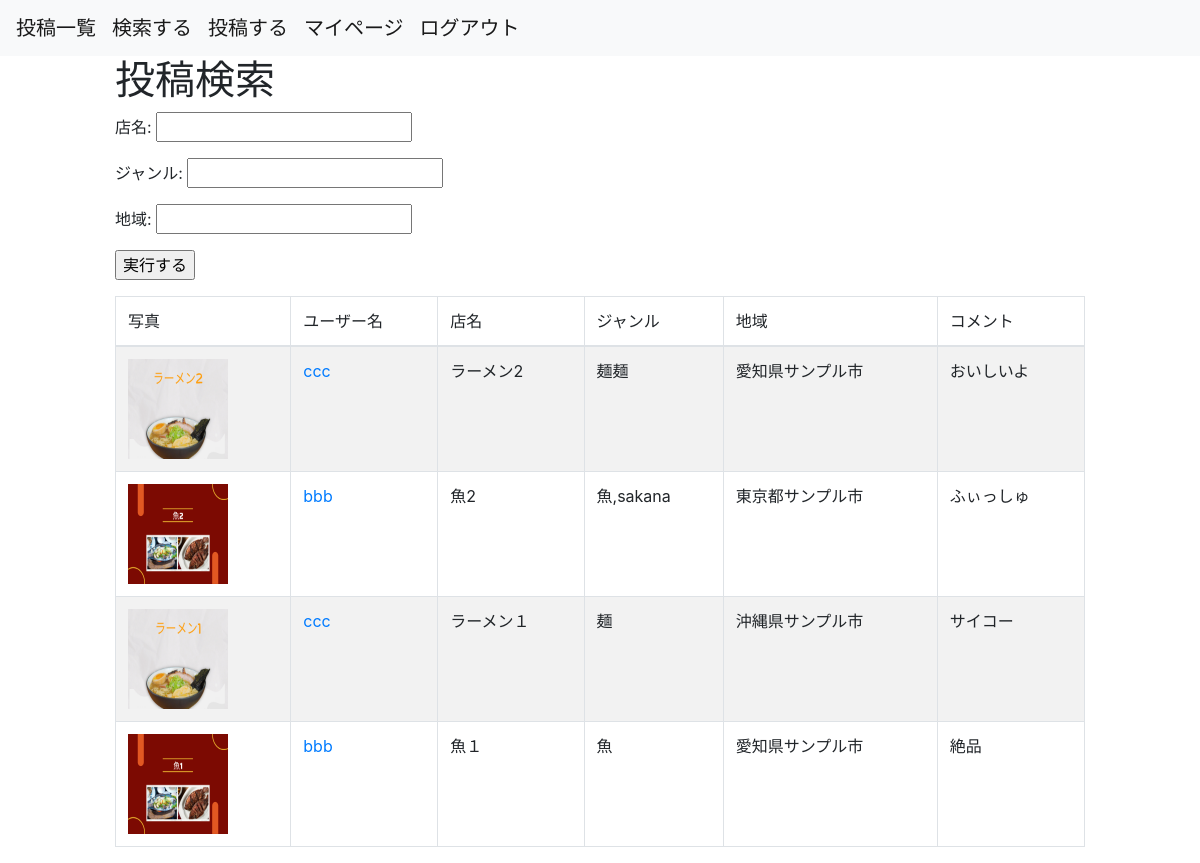
Screenshot of /boards/product_list/ (signed in) with the database file from the repository.
### boards/models.py (models this page shows, shortened)
class Products(models.Model):
    picture = models.FileField(upload_to='product_pictures/%Y/%m/%d', blank =True, null=True)
    store_name = models.CharField(max_length=1000)
    kinds = models.CharField(max_length=1000, blank =True, null=True)
    zip_code = models.CharField(max_length=8, blank =True, null=True)
    place_prefecture = models.CharField(max_length=1000, blank =True, null=True)
    place_another = models.CharField(max_length=1000, blank =True, null=True)
    comments = models.CharField(max_length=1000, blank =True, null=True)
    main_comments = models.CharField(max_length=1000, blank =True, null=True)
    created_at = models.DateTimeField(auto_now_add=True)
    user = models.ForeignKey(
        Users, on_delete=models.CASCADE
    )
    class Meta:
        db_table = 'products'
        ordering = ["-created_at"]

### accounts/models.py (models this page shows, shortened)
class Users(AbstractBaseUser, PermissionsMixin):
    username = models.CharField(max_length=150)
    email = models.EmailField(max_length=255, unique=True)
    is_active = models.BooleanField(default=True)
    is_staff = models.BooleanField(default=False)
    USERNAME_FIELD = 'email'
    REQUIRED_FIELDS = ['username']
    objects = UserManager()

### boards/views.py (the view)
# urls.py: path('product_list/', ProductListView.as_view(), name='product_list'),
class ProductListView(LoginRequiredMixin, ListView):
    model = Products
    template_name = os.path.join('boards', 'product_list.html')
    ordering = '-id'
    def get_queryset(self):
        queryset = super().get_queryset()
        query = self.request.GET
        if store_name:= query.get('store_name'):
            queryset = queryset.filter(store_name__icontains=store_name)
        if kinds:= query.get('kinds'):
            queryset = queryset.filter(
                kinds__icontains=kinds
            )
        if place_prefecture:= query.get('place_prefecture'):
            queryset = queryset.filter(
                place_prefecture__icontains=place_prefecture
            )
        return queryset.exclude(user=self.request.user)

### templates/boards/product_list.html
{% extends 'base.html' %}
{% block content %}
<div class="col-10 offset-1">
    <h1>投稿検索</h1>
<form method="get" action="{% url 'boards:product_list' %}">
  <p>店名: <input type="text" name="store_name" value="{{ store_name }}"/></p>
  <p>ジャンル: <input type="text" name="kinds" value="{{ kinds }}"/></p>
  <p>地域: <input type="text" name="place_prefecture" value="{{ place_prefecture }}"/></p>
  <p><input type="submit" value="実行する"/></p>
</form>
<table class="table table-striped table-bordered">
<thead>
  <tr>
     <td>写真</td>
     <td>ユーザー名</td>
     <td>店名</td>
     <td>ジャンル</td>
     <td>地域</td>
     <td>コメント</td>
  </tr>
</thead>
<tbody>
{% for product in object_list %}
  <tr>
    <td><a href="{% url 'boards:product_detail' pk=product.id %}">
      <img width="100px" height="100px" src={{ product.picture.url }}>
    </a></td>
    <td><a href="{% url 'boards:another_product_list' pk=product.user.id %}">{{ product.user.username }}</a></td>
    <td>{{ product.store_name }}</td>
    <td>{{ product.kinds }}</td>
    <td>{{ product.place_prefecture }}</td>
    <td>{{ product.comments }}</td>
</tr>
{% endfor %}
</tbody>
</table>
</div>
{% endblock %}

### rows the page displays
Products: picture (picture), user.username "ccc", store_name "ラーメン2", kinds "麺麺", place_prefecture "愛知県サンプル市", comments "おいしいよ"
Products: picture (picture), user.username "bbb", store_name "魚2", kinds "魚,sakana", place_prefecture "東京都サンプル市", comments "ふぃっしゅ"
Products: picture (picture), user.username "ccc", store_name "ラーメン１", kinds "麺", place_prefecture "沖縄県サンプル市", comments "サイコー"
Products: picture (picture), user.username "bbb", store_name "魚１", kinds "魚", place_prefecture "愛知県サンプル市", comments "絶品"
